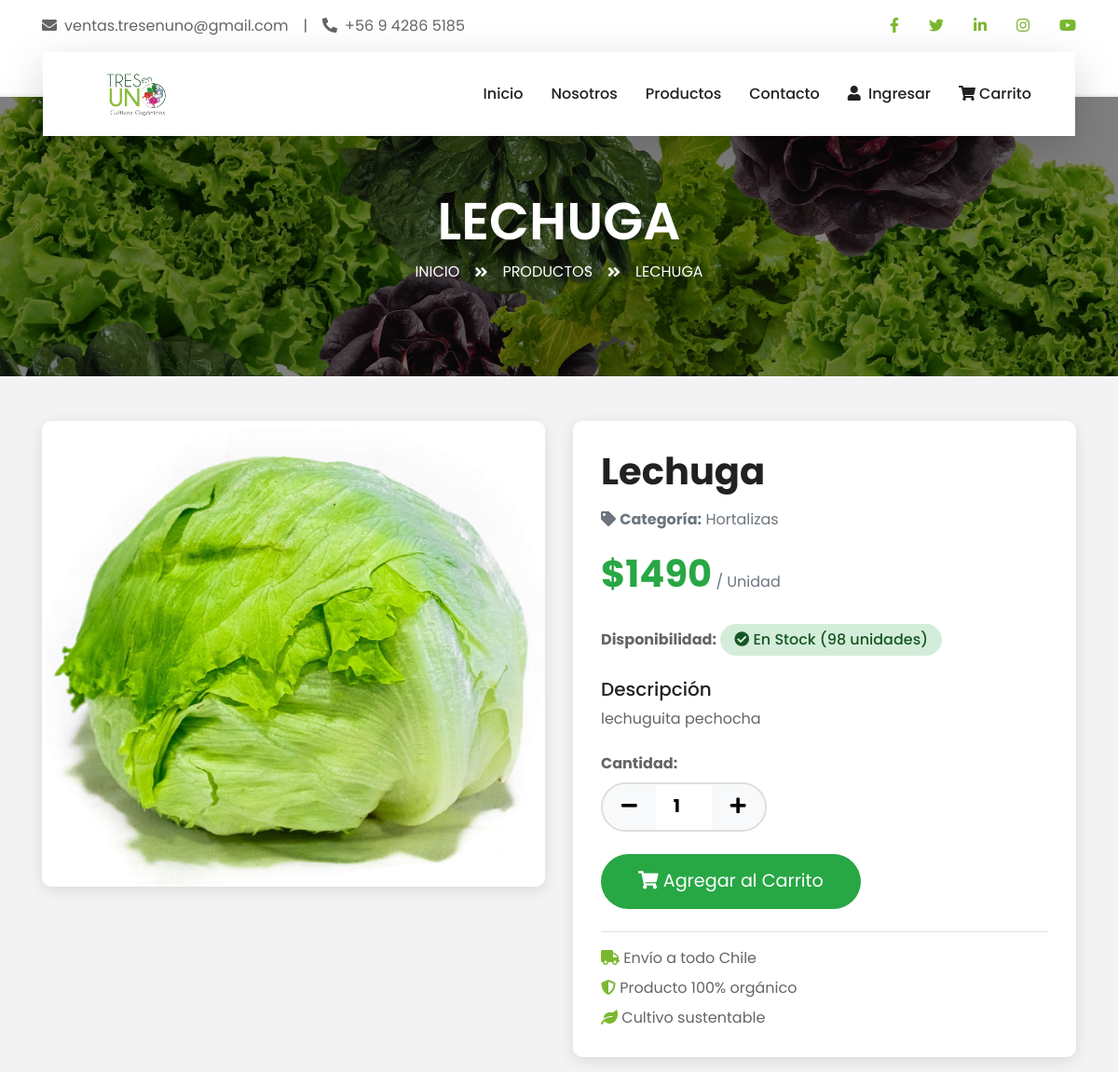
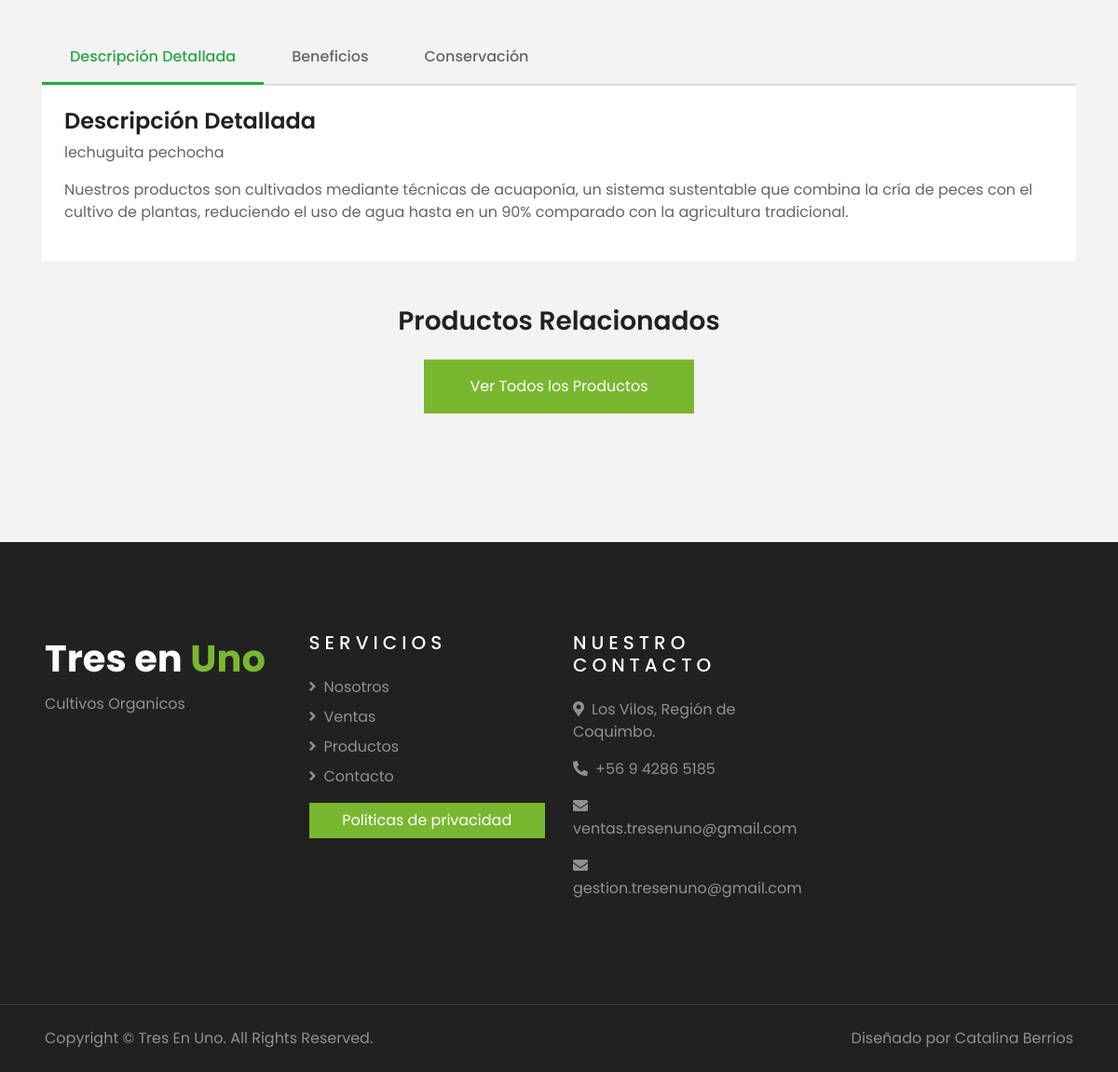
The page /producto/1/ on the database its author committed (2 pictures, top to bottom).
### miapp/models.py (models this page shows, shortened)
class Producto(models.Model):
    nombre = models.CharField(max_length=50)
    descripcion = models.CharField(max_length=250)
    precio_unitario = models.IntegerField()
    unidad_medida = models.CharField(max_length=20)
    stock_disponible = models.IntegerField()
    id_categoria = models.ForeignKey(Categoria, on_delete=models.CASCADE)
    imagen = models.ForeignKey(Imagen, on_delete=models.CASCADE, null=True, blank=True)

class Imagen(models.Model):
    nombre = models.CharField(max_length=100)
    imagen = models.ImageField(upload_to='productos/')

class Categoria(models.Model):
    nombre_categoria = models.CharField(max_length=255)
    descripcion = models.TextField(blank=True, null=True)
    class Meta:
        db_table = 'categorias'

### miapp/views.py (the view)
# urls.py: path('producto/<int:producto_id>/', views.detalle_producto, name='detalle_producto'),
def detalle_producto(request, producto_id):
    producto = get_object_or_404(Producto, pk=producto_id)
    ofertas_activas = Oferta.objects.filter(
        id_producto=producto,
        fecha_fin__gte=timezone.now(),
        fecha_inicio__lte=timezone.now()
    )
    contexto = {
        'producto': producto,
        'ofertas': ofertas_activas,
        'now': timezone.now(),
    }
    return render(request, 'miapp/detalle_producto.html', contexto)

### miapp/templates/miapp/detalle_producto.html (shortened to what this page needs)
{% load static %}
<!DOCTYPE html>
<html lang="es">
<head>
    <link href="https://cdnjs.cloudflare.com/ajax/libs/font-awesome/5.10.0/css/all.min.css" rel="stylesheet">
    <link href="{% static 'css/style.css' %}" rel="stylesheet">
</head>
<body>
    {% include 'miapp/barrabase.html' %}
    <div class="container-fluid page-header">
        <div class="container">
            <div class="d-flex flex-column align-items-center justify-content-center" style="min-height: 300px">
                <h3 class="display-4 text-white text-uppercase">{{ producto.nombre }}</h3>
                <div class="d-inline-flex text-white">
                    <p class="m-0 text-uppercase"><a class="text-white" href="{% url 'inicio' %}">Inicio</a></p>
                    <i class="fa fa-angle-double-right pt-1 px-3"></i>
                    <p class="m-0 text-uppercase"><a class="text-white" href="{% url 'listar_productos' %}">Productos</a></p>
                    <i class="fa fa-angle-double-right pt-1 px-3"></i>
                    <p class="m-0 text-uppercase">{{ producto.nombre }}</p>
                </div>
            </div>
        </div>
    </div>
    <div class="container-fluid py-5">
        <div class="container">
            <div class="row">
                <div class="col-lg-6 mb-4">
                    <div class="product-image-carousel position-relative">
                        {% if producto.imagen %}
                            <img src="{{ producto.imagen.imagen.url }}" alt="{{ producto.nombre }}" class="product-image-main">
                        {% else %}
                            <img src="{% static 'img/default-product.jpg' %}" alt="Sin imagen" class="product-image-main">
                        {% endif %}
                    </div>
                </div>
                <div class="col-lg-6">
                    <div class="product-info">
                        <h1 class="mb-3">{{ producto.nombre }}</h1>
                        <p class="text-muted mb-3">
                            <i class="fa fa-tag"></i>
                            <strong>Categoría:</strong> {{ producto.id_categoria.nombre_categoria }}
                        </p>
                        <div class="mb-4">
                            {% if ofertas %}
                                {% for oferta in ofertas %}
                                    {% if forloop.first %}
                                        <span class="precio-original">${{ producto.precio_unitario }}</span>
                                        <span class="precio-oferta">${{ oferta.precio_oferta }}</span>
                                        <p class="text-muted mb-0">
                                            <small>Oferta válida hasta: {{ oferta.fecha_fin|date:"d/m/Y H:i" }}</small>
                                        </p>
                                    {% endif %}
                                {% endfor %}
                            {% else %}
                                <span class="precio-normal">${{ producto.precio_unitario }}</span>
                            {% endif %}
                            <span class="text-muted"> / {{ producto.unidad_medida }}</span>
                        </div>
                        <div class="mb-4">
                            <strong>Disponibilidad:</strong>
                            {% if producto.stock_disponible > 10 %}
                                <span class="stock-badge stock-disponible">
                                    <i class="fa fa-check-circle"></i> En Stock ({{ producto.stock_disponible }} unidades)
                                </span>
                            {% elif producto.stock_disponible > 0 %}
                                <span class="stock-badge stock-bajo">
                                    <i class="fa fa-exclamation-triangle"></i> Últimas unidades ({{ producto.stock_disponible }} disponibles)
                                </span>
                            {% else %}
                                <span class="stock-badge stock-agotado">
                                    <i class="fa fa-times-circle"></i> Agotado
                                </span>
                            {% endif %}
                        </div>
                        <div class="mb-4">
                            <h5>Descripción</h5>
                            <p>{{ producto.descripcion }}</p>
                        </div>
                        <div class="mb-4">
                            <label class="d-block mb-2"><strong>Cantidad:</strong></label>
                            <div class="cantidad-selector">
                                <button type="button" id="btn-decrementar" {% if producto.stock_disponible == 0 %}disabled{% endif %}>
                                    <i class="fa fa-minus"></i>
                                </button>
                                <input type="number" id="cantidad" value="1" min="1" max="{{ producto.stock_disponible }}" readonly>
                                <button type="button" id="btn-incrementar" {% if producto.stock_disponible == 0 %}disabled{% endif %}>
                                    <i class="fa fa-plus"></i>
                                </button>
                            </div>
                        </div>
                        <div class="mb-3">
                            <button class="btn btn-agregar-carrito" id="btn-agregar-carrito"
                                    {% if producto.stock_disponible == 0 %}disabled{% endif %}>
                                <i class="fa fa-shopping-cart"></i> Agregar al Carrito
                            </button>
                        </div>
                        <div class="border-top pt-3 mt-4">
                            <p class="mb-2"><i class="fa fa-truck text-primary"></i> Envío a todo Chile</p>
                            <p class="mb-2"><i class="fa fa-shield-alt text-primary"></i> Producto 100% orgánico</p>
                            <p class="mb-0"><i class="fa fa-leaf text-primary"></i> Cultivo sustentable</p>
                        </div>
                    </div>
                </div>
            </div>
            <div class="product-tabs">
                <ul class="nav nav-tabs" role="tablist">
                    <li class="nav-item">
                        <a class="nav-link active" data-toggle="tab" href="#descripcion-tab">Descripción Detallada</a>
                    </li>
                    <li class="nav-item">
                        <a class="nav-link" data-toggle="tab" href="#beneficios-tab">Beneficios</a>
                    </li>
                    <li class="nav-item">
                        <a class="nav-link" data-toggle="tab" href="#conservacion-tab">Conservación</a>
                    </li>
                </ul>
                <div class="tab-content bg-white p-4">
                    <div id="descripcion-tab" class="tab-pane fade show active">
                        <h4>Descripción Detallada</h4>
                        <p>{{ producto.descripcion }}</p>
                        <p>Nuestros productos son cultivados mediante técnicas de acuaponía, un sistema sustentable que combina la cría de peces con el cultivo de plantas, reduciendo el uso de agua hasta en un 90% comparado con la agricultura tradicional.</p>
                    </div>
                </div>
            </div>
            <div class="mt-5">
                <h3 class="text-center mb-4">Productos Relacionados</h3>
                <div class="row">
                    <div class="col-12 text-center">
                        <a href="{% url 'listar_productos' %}" class="btn btn-primary py-3 px-5">
                            Ver Todos los Productos
                        </a>
                    </div>
                </div>
            </div>
        </div>
    </div>
    {% include 'miapp/barrabaja.html' %}
</body>
</html>

### miapp/templates/miapp/detalle_producto.html (style rules this page uses)
.product-image-carousel { position: relative; max-width: 100%; margin: 0 auto; }
.product-image-main { width: 100%; height: 500px; object-fit: cover; border-radius: 10px; box-shadow: 0 4px 15px rgba(0,0,0,0.1); }
.product-info { background: white; padding: 30px; border-radius: 10px; box-shadow: 0 4px 15px rgba(0,0,0,0.1); }
.precio-normal { color: #28a745; font-size: 2.5rem; font-weight: bold; }
.stock-badge { display: inline-block; padding: 5px 15px; border-radius: 20px; font-weight: 500; }
.stock-disponible { background: #d4edda; color: #155724; }
.btn-agregar-carrito { background: #28a745; color: white; padding: 15px 40px; font-size: 1.2rem; border: none; border-radius: 50px; transition: all 0.3s; }
.cantidad-selector { display: inline-flex; align-items: center; border: 2px solid #ddd; border-radius: 50px; overflow: hidden; }
.cantidad-selector button { background: #f8f9fa; border: none; padding: 10px 20px; font-size: 1.2rem; cursor: pointer; transition: background 0.3s; }
.cantidad-selector input { border: none; text-align: center; width: 60px; font-size: 1.2rem; font-weight: bold; }
.product-tabs { margin-top: 50px; }
.product-tabs .nav-tabs { border-bottom: 2px solid #ddd; }
.product-tabs .nav-tabs .nav-link { color: #666; border: none; padding: 15px 30px; font-weight: 500; }
.product-tabs .nav-tabs .nav-link.active { color: #28a745; border-bottom: 3px solid #28a745; }

### rows shown on the page
Producto: nombre "LECHUGA", imagen.imagen (picture), nombre "Lechuga", id_categoria.nombre_categoria "Hortalizas", precio_unitario "1490", unidad_medida "Unidad", stock_disponible "98", descripcion "lechuguita pechocha"
